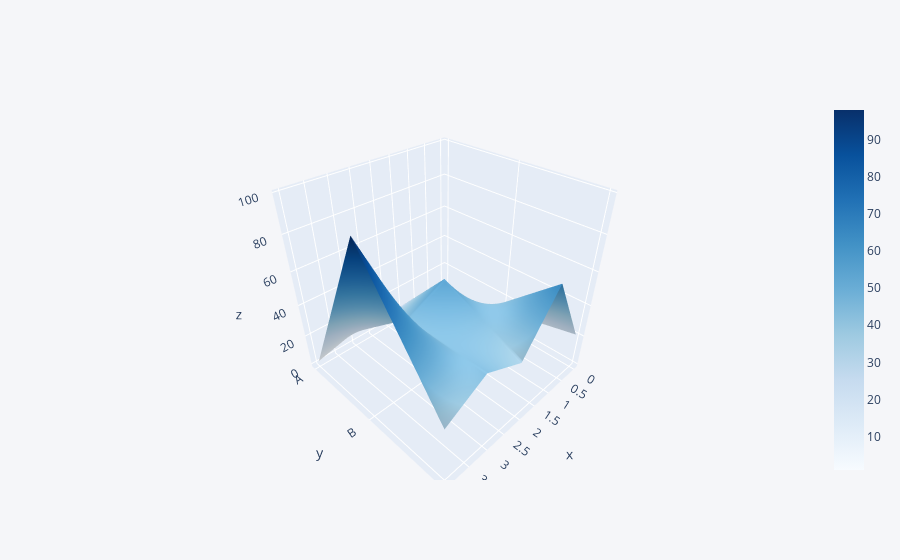

The notebook cell saved with this chart:
### Code cell
#surface plot
data[['C1','C2','C3']].iplot(kind = 'surface', colorscale = 'blues')  #3D interactive plots.

### Figure 1 — Plotly figure (JSON) as saved in the notebook; plotly's stock layout.template omitted (floating-point values rounded to 4 significant figures)
{"data": [{"y": ["A", "B", "C"], "x": [0, 1, 2, 3, 4], "z": [[1, 5, 7, 8, 2], [10, 23, 56, 45, 98], [21, 65, 34, 45, 32]], "type": "surface", "colorscale": [[0, "rgb(247,251,255)"], [0.125, "rgb(222,235,247)"], [0.25, "rgb(198,219,239)"], [0.375, "rgb(158,202,225)"], [0.5, "rgb(107,174,214)"], [0.625, "rgb(66,146,198)"], [0.75, "rgb(33,113,181)"], [0.875, "rgb(8,81,156)"], [1, "rgb(8,48,107)"]]}], "layout": {"title": {"font": {"color": "#4D5663"}}, "paper_bgcolor": "#F5F6F9", "plot_bgcolor": "#F5F6F9", "yaxis": {"tickfont": {"color": "#4D5663"}, "zerolinecolor": "#E1E5ED", "title": {"text": "", "font": {"color": "#4D5663"}}, "gridcolor": "#E1E5ED", "showgrid": true}, "xaxis": {"tickfont": {"color": "#4D5663"}, "zerolinecolor": "#E1E5ED", "title": {"text": "", "font": {"color": "#4D5663"}}, "gridcolor": "#E1E5ED", "showgrid": true}, "legend": {"bgcolor": "#F5F6F9", "font": {"color": "#4D5663"}}}}
